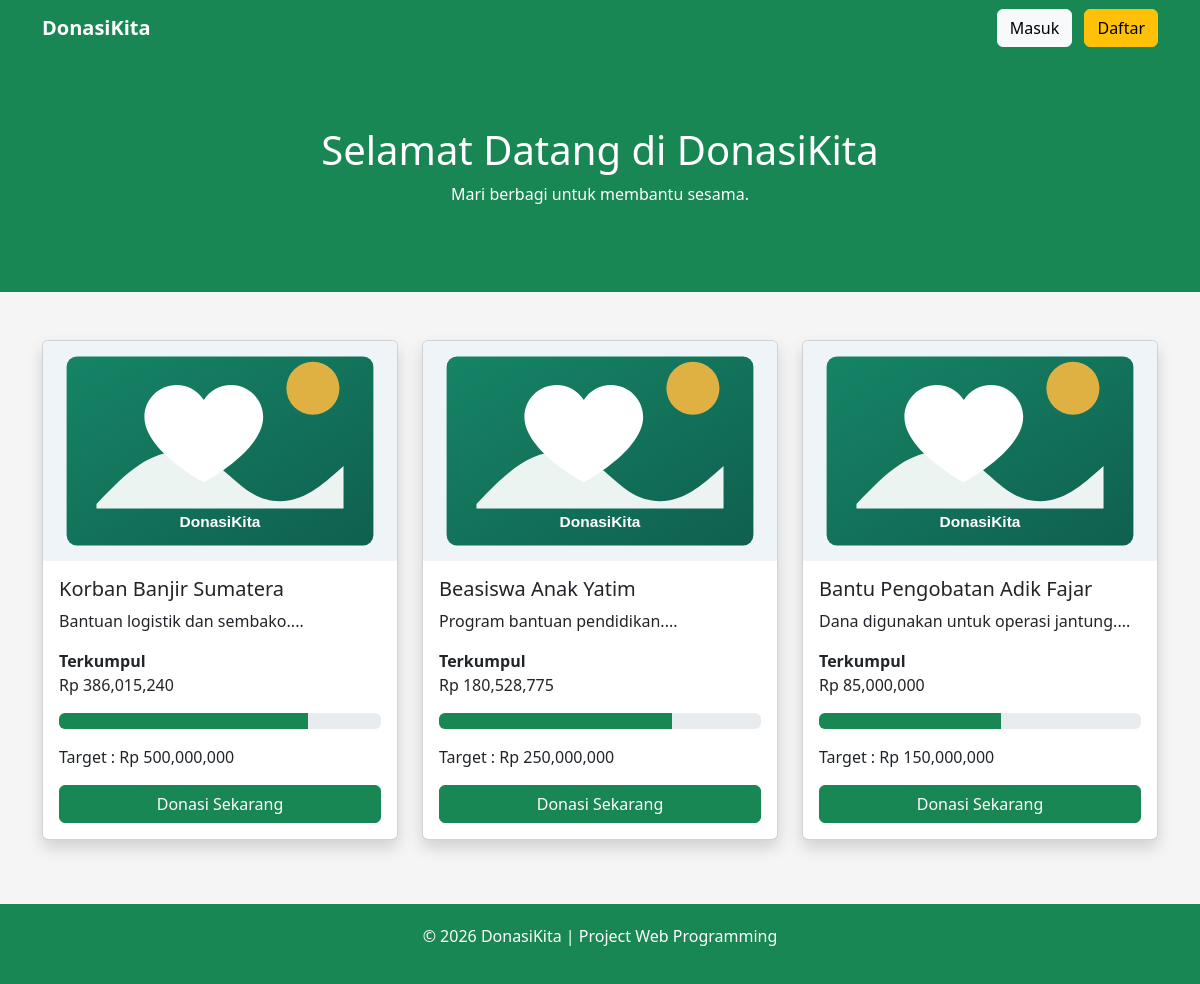
The page / on the database its author committed.
### tables this page shows
CREATE TABLE `campaign` (
  `id_campaign` int(11) NOT NULL,
  `id_user` int(11) DEFAULT NULL,
  `id_kategori` int(11) DEFAULT NULL,
  `judul` varchar(200) NOT NULL,
  `deskripsi` text DEFAULT NULL,
  `target_dana` bigint(20) NOT NULL,
  `dana_terkumpul` bigint(20) DEFAULT 0,
  `tanggal_mulai` date DEFAULT NULL,
  `tanggal_selesai` date DEFAULT NULL,
  `gambar` varchar(255) DEFAULT NULL,
  `status` enum('Aktif','Selesai') DEFAULT 'Aktif'
);

### helpers.php (called while the page is built, shortened)
<?php
function campaign_image($filename, $prefix = "../"){
    $safeName = basename((string)$filename);
    $imagePath = __DIR__ . "/../assets/img/" . $safeName;
    return $prefix . "assets/img/placeholder.svg";
}
?>

### index.php (the view, shortened to what this page needs)
<?php
include "config/koneksi.php";
include "config/helpers.php";
$data = mysqli_query($conn,"SELECT * FROM campaign ORDER BY id_campaign DESC");
?>
<!DOCTYPE html>
<html lang="id">
<head>
<link href="https://cdn.jsdelivr.net/npm/bootstrap@5.3.3/dist/css/bootstrap.min.css" rel="stylesheet">
</head>
<body>
<nav class="navbar navbar-expand-lg">
<div class="container">
<a class="navbar-brand" href="#">DonasiKita</a>
<div>
<a href="login.php" class="btn btn-light me-2">Masuk</a>
<a href="register.php" class="btn btn-warning">Daftar</a>
</div>
</div>
</nav>
<section class="hero">
<div class="container">
<h1>Selamat Datang di DonasiKita</h1>
<p>Mari berbagi untuk membantu sesama.</p>
</div>
</section>
<div class="container mt-5">
<div class="row">
<?php while($d=mysqli_fetch_assoc($data)){ ?>
<div class="col-md-4 mb-4">
<div class="card shadow">
<img src="<?= htmlspecialchars(campaign_image($d['gambar'],"")); ?>" class="card-img-top" alt="<?= htmlspecialchars($d['judul']); ?>">
<div class="card-body">
<h5><?= $d['judul']; ?></h5>
<p><?= substr($d['deskripsi'],0,90); ?>...</p>
<p>
<b>Terkumpul</b><br>
Rp <?= number_format($d['dana_terkumpul']); ?>
</p>
<div class="progress mb-3">
<?php
$persen=0;
if($d['target_dana']>0){
    $persen=($d['dana_terkumpul']/$d['target_dana'])*100;
}
?>
<div class="progress-bar bg-success" style="width:<?= $persen ?>%"></div>
</div>
<p>
Target :
Rp <?= number_format($d['target_dana']); ?>
</p>
<a href="login.php" class="btn btn-success w-100">
Donasi Sekarang
</a>
</div>
</div>
</div>
<?php } ?>
</div>
</div>
<footer>
<p>© 2026 DonasiKita | Project Web Programming</p>
</footer>
</body>
</html>

### index.php (style rules this page uses)
body { background:#f5f5f5; }
.navbar { background:#198754; }
.navbar-brand { color:white!important; font-weight:bold; }
.hero { background:#198754; color:white; padding:70px 0; text-align:center; }
.card img { height:220px; object-fit:cover; }
footer { background:#198754; color:white; text-align:center; padding:20px; margin-top:40px; }

### rows shown on the page
campaign: judul "Korban Banjir Sumatera", deskripsi "Bantuan logistik dan sembako.", dana_terkumpul "386,015,240", target_dana "500,000,000"
campaign: judul "Beasiswa Anak Yatim", deskripsi "Program bantuan pendidikan.", dana_terkumpul "180,528,775", target_dana "250,000,000"
campaign: judul "Bantu Pengobatan Adik Fajar", deskripsi "Dana digunakan untuk operasi jantung.", dana_terkumpul "85,000,000", target_dana "150,000,000"
